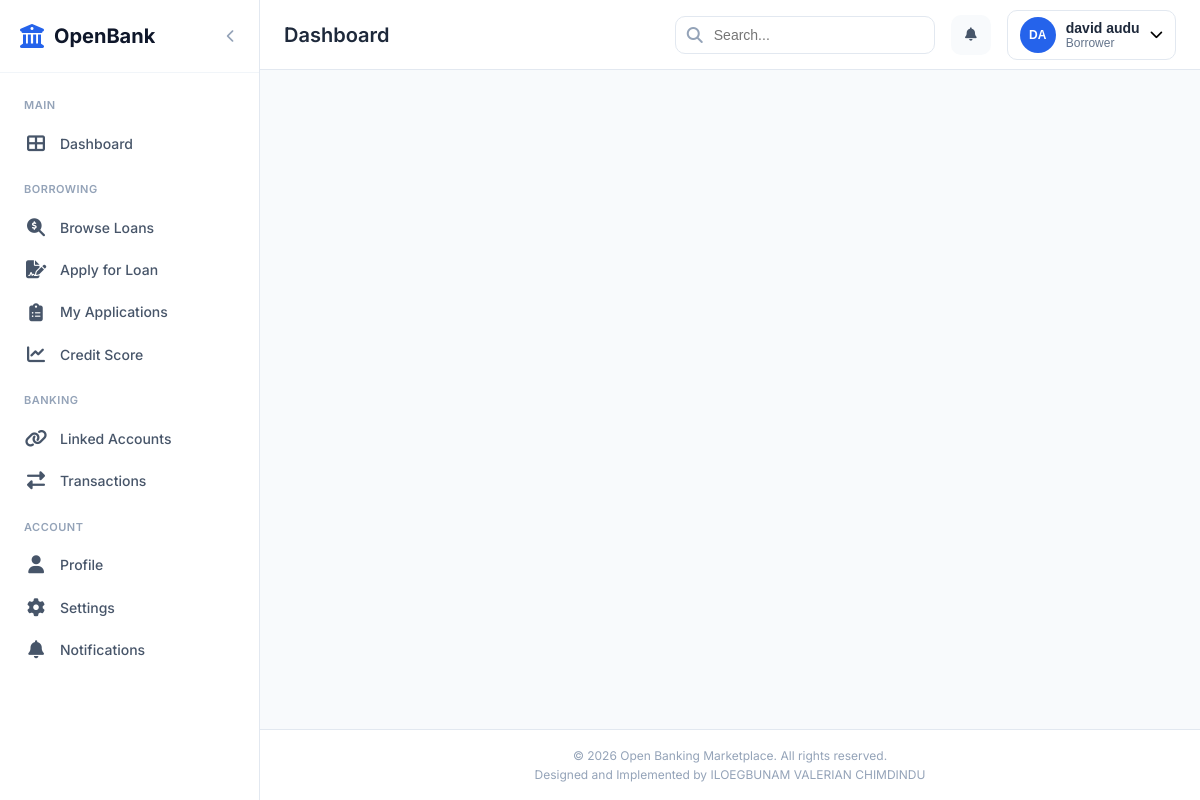
Screenshot of / (signed in) with the database file from the repository.
### apps/accounts/models.py (models this page shows, shortened)
class User(AbstractUser):
    ROLE_CHOICES = [
        ('borrower', 'Borrower'),
        ('lender', 'Lender'),
        ('admin', 'Administrator'),
    ]
    GENDER_CHOICES = [
        ('male', 'Male'),
        ('female', 'Female'),
        ('other', 'Other'),
        ('prefer_not_to_say', 'Prefer not to say'),
    ]
    id = models.UUIDField(primary_key=True, default=uuid.uuid4, editable=False)
    email = models.EmailField(unique=True, verbose_name='Email Address')
    role = models.CharField(max_length=20, choices=ROLE_CHOICES, default='borrower')
    phone_number = models.CharField(
        max_length=15,
        validators=[RegexValidator(regex=r'^\+?1?\d{9,15}$', message='Enter a valid phone number.')],
        blank=True,
        verbose_name='Phone Number'
    )
    date_of_birth = models.DateField(null=True, blank=True, verbose_name='Date of Birth')
    gender = models.CharField(max_length=20, choices=GENDER_CHOICES, blank=True)
    address = models.TextField(blank=True, verbose_name='Residential Address')
    city = models.CharField(max_length=100, blank=True)
    state = models.CharField(max_length=100, blank=True)
    country = models.CharField(max_length=100, blank=True, default='Nigeria')
    profile_picture = models.ImageField(upload_to='profiles/', blank=True, null=True)
    annual_income = models.DecimalField(max_digits=15, decimal_places=2, null=True, blank=True)
    employment_status = models.CharField(max_length=50, blank=True, choices=[
        ('employed', 'Employed'),
        ('self_employed', 'Self Employed'),
        ('unemployed', 'Unemployed'),
        ('student', 'Student'),
        ('retired', 'Retired'),
        ('business_owner', 'Business Owner'),
    ])
    employer_name = models.CharField(max_length=200, blank=True)
    job_title = models.CharField(max_length=100, blank=True)
    years_employed = models.PositiveIntegerField(null=True, blank=True)
    company_name = models.CharField(max_length=200, blank=True)
    company_registration = models.CharField(max_length=100, blank=True, verbose_name='Registration Number')
    license_number = models.CharField(max_length=100, blank=True)
    is_email_verified = models.BooleanField(default=False)
    is_phone_verified = models.BooleanField(default=False)
    is_identity_verified = models.BooleanField(default=False)
    bvn = models.CharField(max_length=11, blank=True, verbose_name='Bank Verification Number')
    nin = models.CharField(max_length=11, blank=True, verbose_name='National Identity Number')
    is_active = models.BooleanField(default=True)
    is_staff = models.BooleanField(default=False)
    date_joined = models.DateTimeField(default=timezone.now)
    last_activity = models.DateTimeField(null=True, blank=True)
    two_factor_enabled = models.BooleanField(default=False)
    USERNAME_FIELD = 'email'
    REQUIRED_FIELDS = ['username', 'first_name', 'last_name']
    class Meta:
        verbose_name = 'User'
        verbose_name_plural = 'Users'
        ordering = ['-date_joined']
        indexes = [
            models.Index(fields=['email']),
            models.Index(fields=['role']),
            models.Index(fields=['is_active']),
        ]
    @property
    def is_borrower(self):
        return self.role == 'borrower'
    @property
    def is_lender(self):
        return self.role == 'lender'
    def get_full_name(self):
        return f"{self.first_name} {self.last_name}".strip() or self.email

### apps/accounts/views.py (the view)
# urls.py: path('', views.LandingPageView.as_view(), name='landing'),
class LandingPageView(TemplateView):
    template_name = 'accounts/landing.html'
    def get_context_data(self, **kwargs):
        context = super().get_context_data(**kwargs)
        context['total_users'] = User.objects.filter(is_active=True).count()
        context['total_borrowers'] = User.objects.filter(role='borrower', is_active=True).count()
        context['total_lenders'] = User.objects.filter(role='lender', is_active=True).count()
        return context

### apps/notifications/context_processors.py (called while the page is built)
def notification_count(request):
    if request.user.is_authenticated:
        count = NotificationService.get_unread_count(request.user)
        recent_notifications = request.user.notifications.filter(
            is_read=False
        ).order_by('-created_at')[:5]
        return {
            'unread_notification_count': count,
            'recent_notifications': recent_notifications,
        }
    return {
        'unread_notification_count': 0,
        'recent_notifications': [],
    }

### apps/notifications/services.py (called while the page is built)
    @staticmethod
    def get_unread_count(user):
        return Notification.objects.filter(user=user, is_read=False).count()

### templates/accounts/landing.html (shortened to what this page needs)
{% extends 'base/base.html' %}
{% load static %}
{% load humanize %}

### templates/base/base.html (shortened to what this page needs)
<!DOCTYPE html>
<html lang="en">
<head>
    {% load static %}
    <link rel="stylesheet" href="{% static 'css/style.css' %}">
    <link rel="stylesheet" href="https://cdnjs.cloudflare.com/ajax/libs/font-awesome/6.5.1/css/all.min.css">
</head>
<body class="{% if user.is_authenticated %}dashboard-body{% else %}landing-body{% endif %}">
    {% if user.is_authenticated %}
    <aside class="sidebar" id="sidebar">
        <div class="sidebar-header">
            <div class="logo">
                <i class="fas fa-university"></i>
                <span>OpenBank</span>
            </div>
            <button class="sidebar-toggle" id="sidebarToggle">
                <i class="fas fa-chevron-left"></i>
            </button>
        </div>
        <nav class="sidebar-nav">
            <div class="nav-section">
                <span class="nav-label">Main</span>
                <a href="{% url 'marketplace:dashboard' %}" class="nav-link {% if request.resolver_match.url_name == 'dashboard' %}active{% endif %}">
                    <i class="fas fa-th-large"></i>
                    <span>Dashboard</span>
                </a>
            </div>
            {% if user.is_borrower %}
            <div class="nav-section">
                <span class="nav-label">Borrowing</span>
                <a href="{% url 'loans:product_list' %}" class="nav-link {% if 'product' in request.resolver_match.url_name %}active{% endif %}">
                    <i class="fas fa-search-dollar"></i>
                    <span>Browse Loans</span>
                </a>
                <a href="{% url 'loans:apply' %}" class="nav-link {% if 'apply' in request.resolver_match.url_name %}active{% endif %}">
                    <i class="fas fa-file-signature"></i>
                    <span>Apply for Loan</span>
                </a>
                <a href="{% url 'loans:my_applications' %}" class="nav-link {% if 'my_applications' in request.resolver_match.url_name %}active{% endif %}">
                    <i class="fas fa-clipboard-list"></i>
                    <span>My Applications</span>
                </a>
                <a href="{% url 'loans:credit_score' %}" class="nav-link {% if 'credit_score' in request.resolver_match.url_name %}active{% endif %}">
                    <i class="fas fa-chart-line"></i>
                    <span>Credit Score</span>
                </a>
            </div>
            {% endif %}
            <div class="nav-section">
                <span class="nav-label">Banking</span>
                <a href="{% url 'banking:linked_accounts' %}" class="nav-link ">
                    <i class="fas fa-link"></i>
                    <span>Linked Accounts</span>
                </a>
                <a href="{% url 'banking:transactions' %}" class="nav-link {% if 'transactions' in request.resolver_match.url_name %}active{% endif %}">
                    <i class="fas fa-exchange-alt"></i>
                    <span>Transactions</span>
                </a>
            </div>
            <div class="nav-section">
                <span class="nav-label">Account</span>
                <a href="{% url 'accounts:profile' %}" class="nav-link {% if 'profile' in request.resolver_match.url_name %}active{% endif %}">
                    <i class="fas fa-user"></i>
                    <span>Profile</span>
                </a>
                <a href="{% url 'accounts:settings' %}" class="nav-link {% if 'settings' in request.resolver_match.url_name %}active{% endif %}">
                    <i class="fas fa-cog"></i>
                    <span>Settings</span>
                </a>
                <a href="{% url 'notifications:list' %}" class="nav-link {% if 'list' in request.resolver_match.url_name %}active{% endif %}">
                    <i class="fas fa-bell"></i>
                    <span>Notifications</span>
                </a>
            </div>
        </nav>
    </aside>
    <div class="main-wrapper">
        <header class="top-header">
            <div class="header-left">
                <h1 class="page-title">{% block page_title %}Dashboard{% endblock %}</h1>
            </div>
            <div class="header-right">
                <div class="header-search">
                    <i class="fas fa-search"></i>
                    <input type="text" placeholder="Search...">
                </div>
                <div class="header-notifications dropdown">
                    <button class="notification-btn" id="notificationDropdown">
                        <i class="fas fa-bell"></i>
                    </button>
                </div>
                <div class="header-profile dropdown">
                    <button class="profile-btn" id="profileDropdown">
                        {% if user.profile_picture %}
                        <img src="{{ user.profile_picture.url }}" alt="{{ user.get_full_name }}" class="profile-img">
                        {% else %}
                        <div class="profile-avatar">{{ user.first_name|first|upper }}{{ user.last_name|first|upper }}</div>
                        {% endif %}
                        <div class="profile-info">
                            <span class="profile-name">{{ user.get_full_name }}</span>
                            <span class="profile-role">{{ user.get_role_display }}</span>
                        </div>
                        <i class="fas fa-chevron-down"></i>
                    </button>
                </div>
            </div>
        </header>
        <main class="main-content">
        </main>
        <footer class="app-footer">
            <p>&copy; {% now "Y" %} Open Banking Marketplace. All rights reserved.</p>
            <p>Designed and Implemented by ILOEGBUNAM VALERIAN CHIMDINDU</p>
        </footer>
    </div>
    {% endif %}
</body>
</html>

### rows the page displays
User: first_name|first "D", last_name|first "A", get_full_name "david audu", role "Borrower"
